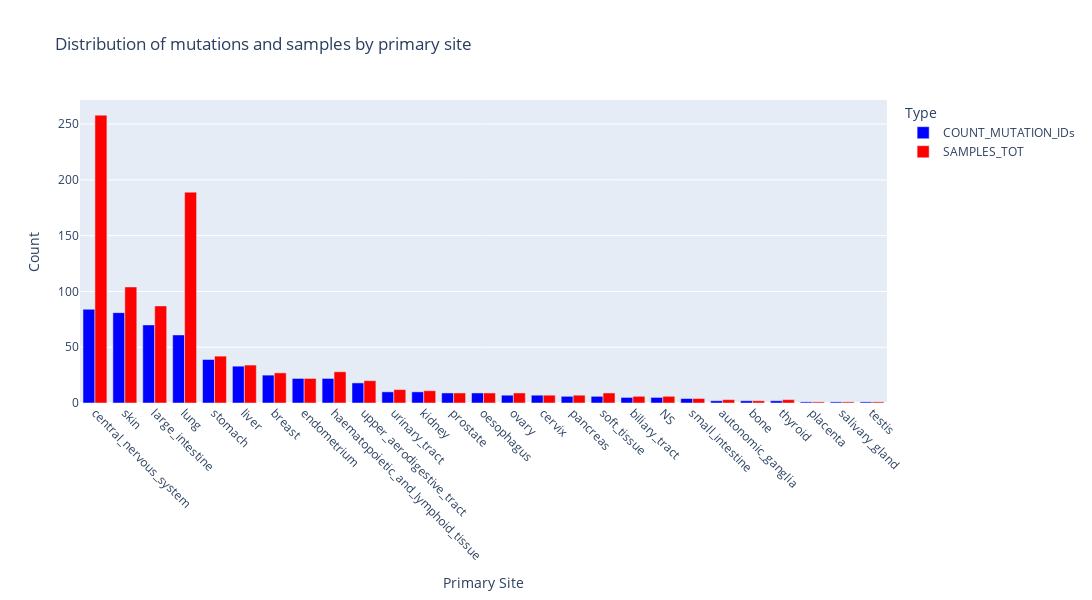

Here is the notebook cell this chart was saved with:
### Code cell
tissue_grouped_df_sorted = processer.tissue_grouped_df.sort_values(by='COUNT_MUTATION_IDs', ascending=False)

#fig = px.bar(tissue_grouped_df_sorted, x='PRIMARY_SITE', y='COUNT_MUTATION_IDs', 
#             title='Distribution of mutations by primary site', 
#             labels={'COUNT_MUTATION_IDs': 'Count Mutation IDs', 'PRIMARY_SITE': 'Primary Site'},
#             color="PRIMARY_SITE",
#             width=1200, height=600)

fig = px.bar(tissue_grouped_df_sorted, x='PRIMARY_SITE', y=['COUNT_MUTATION_IDs', 'SAMPLES_TOT'], 
             title='Distribution of mutations and samples by primary site', 
             labels={'value': 'Count', 'variable': 'Type', 'PRIMARY_SITE': 'Primary Site'},
             color_discrete_map={"COUNT_MUTATION_IDs": "blue", "SAMPLES_TOT": "red"},
             barmode='group',
             width=1200, height=600)

fig.update_layout(xaxis={'tickangle': 45}, showlegend=True)
#transparent background
#fig.update_layout(plot_bgcolor='rgba(0,0,0,0)', paper_bgcolor='rgba(0,0,0,0)')

fig.show()

### Figure 1 — Plotly figure (JSON) as saved in the notebook; plotly's stock layout.template omitted (floating-point values rounded to 4 significant figures)
{"data": [{"alignmentgroup": "True", "hovertemplate": "Type=COUNT_MUTATION_IDs<br>Primary Site=%{x}<br>Count=%{y}<extra></extra>", "legendgroup": "COUNT_MUTATION_IDs", "marker": {"color": "blue", "pattern": {"shape": ""}}, "name": "COUNT_MUTATION_IDs", "offsetgroup": "COUNT_MUTATION_IDs", "orientation": "v", "showlegend": true, "textposition": "auto", "type": "bar", "x": ["central_nervous_system", "skin", "large_intestine", "lung", "stomach", "liver", "breast", "endometrium", "haematopoietic_and_lymphoid_tissue", "upper_aerodigestive_tract", "urinary_tract", "kidney", "prostate", "oesophagus", "ovary", "cervix", "pancreas", "soft_tissue", "biliary_tract", "NS", "small_intestine", "autonomic_ganglia", "bone", "thyroid", "placenta", "salivary_gland", "testis"], "xaxis": "x", "y": [84, 81, 70, 61, 39, 33, 25, 22, 22, 18, 10, 10, 9, 9, 7, 7, 6, 6, 5, 5, 4, 2, 2, 2, 1, 1, 1], "yaxis": "y"}, {"alignmentgroup": "True", "hovertemplate": "Type=SAMPLES_TOT<br>Primary Site=%{x}<br>Count=%{y}<extra></extra>", "legendgroup": "SAMPLES_TOT", "marker": {"color": "red", "pattern": {"shape": ""}}, "name": "SAMPLES_TOT", "offsetgroup": "SAMPLES_TOT", "orientation": "v", "showlegend": true, "textposition": "auto", "type": "bar", "x": ["central_nervous_system", "skin", "large_intestine", "lung", "stomach", "liver", "breast", "endometrium", "haematopoietic_and_lymphoid_tissue", "upper_aerodigestive_tract", "urinary_tract", "kidney", "prostate", "oesophagus", "ovary", "cervix", "pancreas", "soft_tissue", "biliary_tract", "NS", "small_intestine", "autonomic_ganglia", "bone", "thyroid", "placenta", "salivary_gland", "testis"], "xaxis": "x", "y": [258, 104, 87, 189, 42, 34, 27, 22, 28, 20, 12, 11, 9, 9, 9, 7, 7, 9, 6, 6, 4, 3, 2, 3, 1, 1, 1], "yaxis": "y"}], "layout": {"barmode": "group", "height": 600, "legend": {"title": {"text": "Type"}, "tracegroupgap": 0}, "showlegend": true, "title": {"text": "Distribution of mutations and samples by primary site"}, "width": 1200, "xaxis": {"anchor": "y", "autorange": true, "domain": [0, 1], "range": [-0.5, 26.5], "tickangle": 45, "title": {"text": "Primary Site"}, "type": "category"}, "yaxis": {"anchor": "x", "autorange": true, "domain": [0, 1], "range": [0, 271.6], "title": {"text": "Count"}, "type": "linear"}}}
